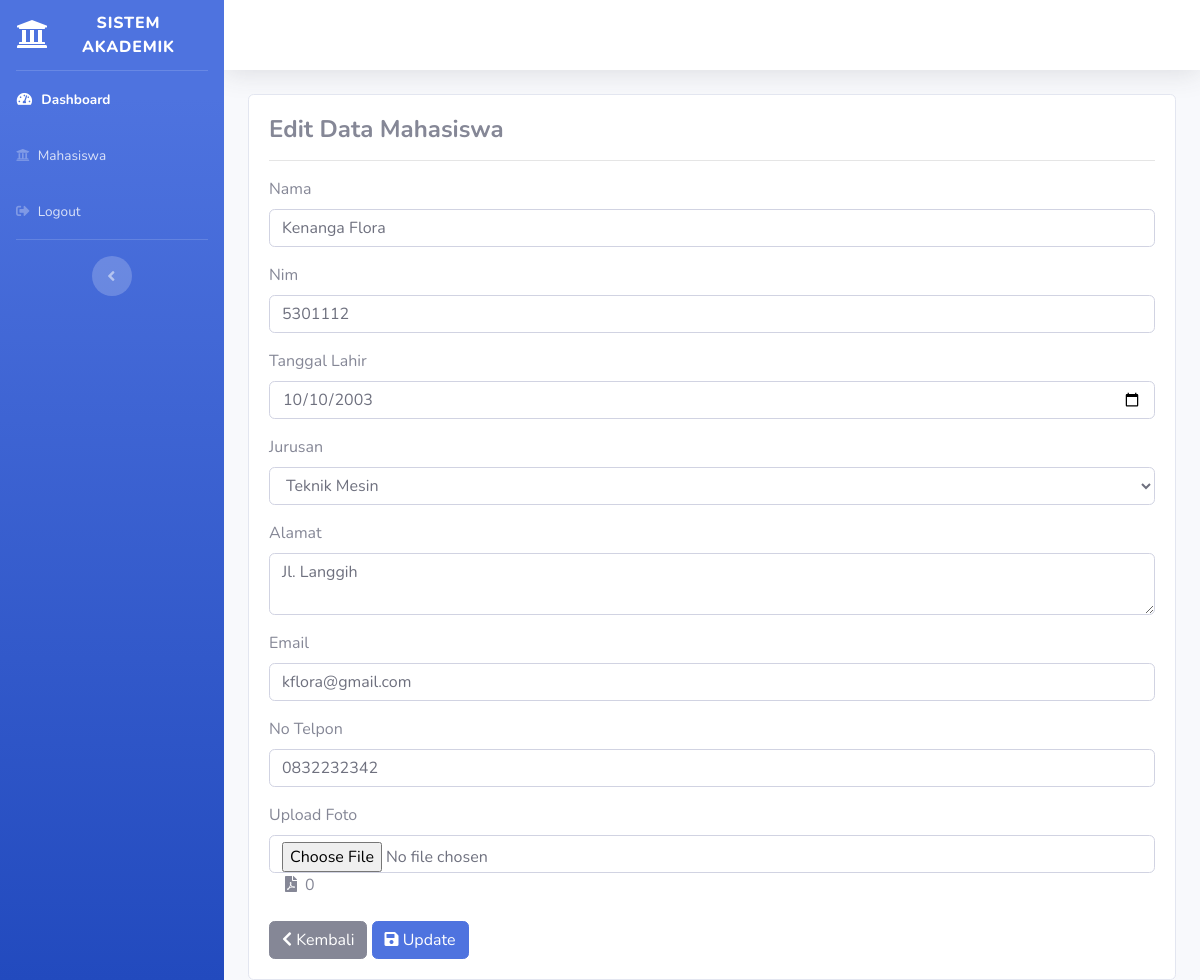
/administrator/mahasiswa/edit/10, run on the app's committed database.
### tables this page shows
CREATE TABLE `tb_mahasiswa` (
  `id` int(11) NOT NULL,
  `nama` varchar(120) NOT NULL,
  `nim` int(8) NOT NULL,
  `tgl_lahir` date NOT NULL,
  `jurusan` varchar(50) NOT NULL,
  `alamat` varchar(100) NOT NULL,
  `email` varchar(50) NOT NULL,
  `no_telp` varchar(20) NOT NULL,
  `foto` varchar(500) NOT NULL
);

### application/controllers/administrator/Mahasiswa.php (called while the page is built, shortened)
<?php defined('BASEPATH') or die('No direct script access allowed');
class Mahasiswa extends CI_Controller
{
    public function edit($id)
    {
        $where = array('id' => $id);
        $data['mahasiswa'] = $this->M_mahasiswa->edit_data($where, 'tb_mahasiswa')->result();
        $this->load->view('template_administrator/header');
        $this->load->view('template_administrator/sidebar');
        $this->load->view('administrator/edit_mahasiswa', $data);
        $this->load->view('template_administrator/footer');
    }
}

### index.php (called while the page is built, shortened)
<?php
require_once BASEPATH.'core/CodeIgniter.php';

### application/models/M_mahasiswa.php (called while the page is built, shortened)
<?php
class M_mahasiswa extends CI_Model
{
    public function edit_data($where, $table)
    {
        return $this->db->get_where($table, $where);
    }
}

### application/views/administrator/edit_mahasiswa.php (the view, shortened to what this page needs)
<div class="content-wrapper">
    <div class="container-fluid">
        <section class="content">
            <div class="card">
                <div class="card-body">
                    <h4><strong>Edit Data Mahasiswa</strong></h4>
                    <hr>
                    <?php
                    foreach ($mahasiswa as $row) { ?>
                        <?php echo form_open_multipart('administrator/Mahasiswa/update/'); ?>
                        <div class="form-group">
                            <label>Nama</label>
                            <input type="text" name="nama" value="<?php echo $row->nama ?>" class="form-control">
                        </div>
                        <div class="form-group">
                            <label>Nim</label>
                            <input type="text" name="nim" value="<?php echo $row->nim ?>" class="form-control">
                        </div>
                        <div class="form-group">
                            <label>Tanggal Lahir</label>
                            <input type="date" name="tgl_lahir" value="<?php echo $row->tgl_lahir ?>" class="form-control">
                        </div>
                        <div class="form-group">
                            <label>Jurusan</label>
                            <select class="form-control" name="jurusan">
                                <option value="Teknik Mesin" <?php if ($row->jurusan == "Teknik Mesin") {
                                                                    echo "selected=\"selected\"";
                                                                } ?>>
                                    Teknik Mesin</option>
                            </select>
                        </div>
                        <div class="form-group">
                            <label>Alamat</label>
                            <textarea class="form-control" name="alamat" cols="20"><?php echo $row->alamat ?></textarea>
                        </div>
                        <div class=" form-group">
                            <label>Email</label>
                            <input type="text" name="email" class="form-control" value="<?php echo $row->email ?>">
                        </div>
                        <div class=" form-group">
                            <label> No Telpon</label>
                            <input type="text" name="no_telp" class="form-control" value="<?php echo $row->no_telp ?>">
                        </div>
                        <div class="form-group">
                            <label>Upload Foto</label>
                            <input type="file" name="foto" class="form-control">
                            <label class="ml-3"><i class="fas fa-file-pdf mr-2"></i><?php echo $row->foto ?></label>
                        </div>
                        <a href="<?php echo base_url() . 'administrator/mahasiswa/index' ?>" class="btn btn-secondary"><i class="fas fa-chevron-left"></i> Kembali</a>
                        <button type="submit" class="btn btn-primary"><i class="fas fa-save"></i> Update</button>
                        <?php echo form_close(); ?>
                    <?php } ?>
                </div>
            </div>
        </section>
    </div>
</div>

### data on the page
tb_mahasiswa: nama "Kenanga Flora", nim "5301112", tgl_lahir "10/10/2003", jurusan "Teknik Mesin", alamat "Jl. Langgih", email "kflora@gmail.com", no_telp "0832232342", foto "0"
